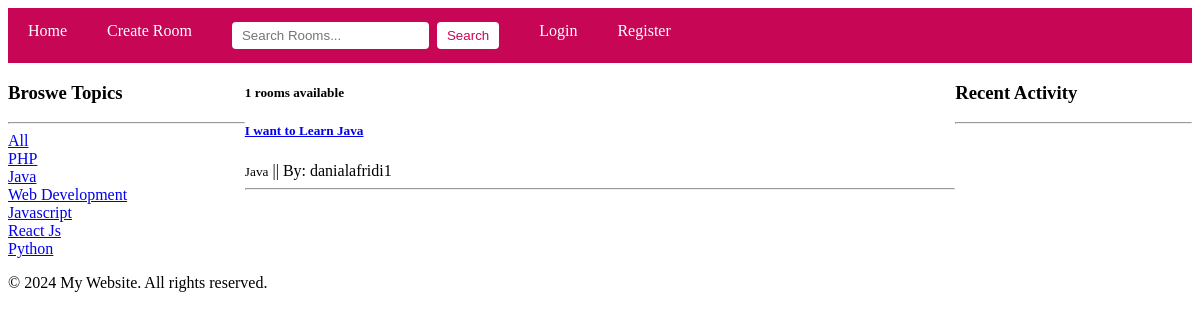
Screenshot of /?q=Java with the database file from the repository.
### base/models.py (models this page shows, shortened)
class Topic(models.Model):
    name = models.CharField(max_length=200, blank=False)
    updated_at = models.DateTimeField(auto_now=True)
    created_at = models.DateTimeField(auto_now_add=True)
    class Meta:
        ordering = ['-updated_at', '-created_at']
    def __str__(self):
        return str(self.name)

class Room(models.Model):
    host = models.ForeignKey(User, on_delete=models.SET_NULL,null=True)
    topic = models.ForeignKey(Topic, on_delete=models.SET_NULL,null=True)
    name = models.CharField(max_length=100, blank=False)
    description = models.TextField(null=True, blank=True)
    participants = models.ManyToManyField(User,related_name='participants',blank=True)
    updated_at = models.DateTimeField(auto_now=True)
    created_at = models.DateTimeField(auto_now_add=True)
    class Meta:
        ordering = ['-updated_at', '-created_at']

### base/views.py (the view)
# urls.py: path('', views.home,name='home'),
def home(request):
    q = request.GET.get('q') if request.GET.get('q') != None else ''
    rooms = Room.objects.filter(Q(topic__name__icontains=q) | Q(name__icontains=q) | Q(description__icontains=q) | Q(host__username__icontains=q))
    topics = Topic.objects.all()
    room_count = rooms.count()
    room_message = Message.objects.filter(Q(room__topic__name__icontains=q))
    context = {'rooms':rooms,'topics':topics,'room_count':room_count,'room_messages':room_message}
    return render(request,'base/home.html', context)

### base/templates/base/home.html (shortened to what this page needs)
{% extends 'main.html' %}
{% block content %}
<div class="home-container">
    <div>
        {% include 'base/component/topics.html' %}
    </div>
    <div>
        {% include 'base/component/feed.html' %}
    </div>
     <div>
   {% include 'base/component/activity.html' %}
</div>
</div>
   {% endblock content %}

### base/templates/base/component/topics.html
    <h3>Broswe Topics</h3>
    <hr>
    <div>
        <a href="{% url 'home' %}">All</a>
    </div>
    {% for topic in topics %}
    <div>
        <a href="{% url 'home' %}?q={{topic.name}}">{{topic.name}}</a>
    </div>
    {% endfor %}

### base/templates/base/component/feed.html (shortened to what this page needs)
<h5>{{room_count}} rooms available</h5>
{% for room in rooms%}
<div>
    <h5><a class="btn" href="{% url 'room' room.id %}">{{room.name}}</a></h5>
    <small>{{room.topic}}</small> ||  <span >By: {{room.host.username}}</span>
    <hr>
</div>
{% endfor %}

### base/templates/base/home.html (style rules this page uses)
.home-container { display: grid; grid-template-columns: 1fr 3fr 1fr; justify-content: space-between; }

### rows the page displays
Topic: name "PHP"
Topic: name "Java"
Topic: name "Web Development"
Topic: name "Javascript"
Topic: name "React Js"
Topic: name "Python"
Room: name "I want to Learn Java", topic "Java", host.username "danialafridi1"

### other values shown
{{ room_count }} "1"
